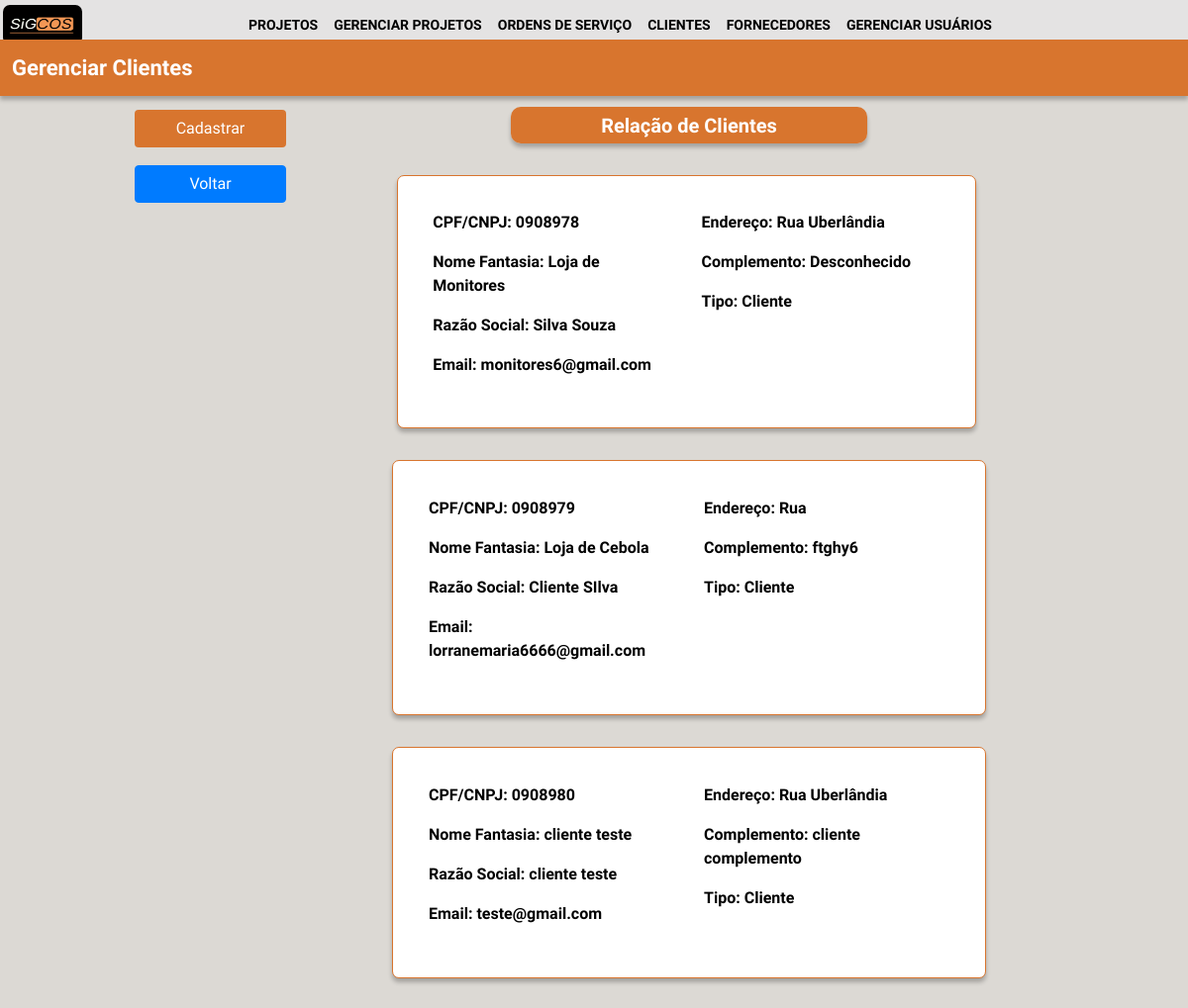
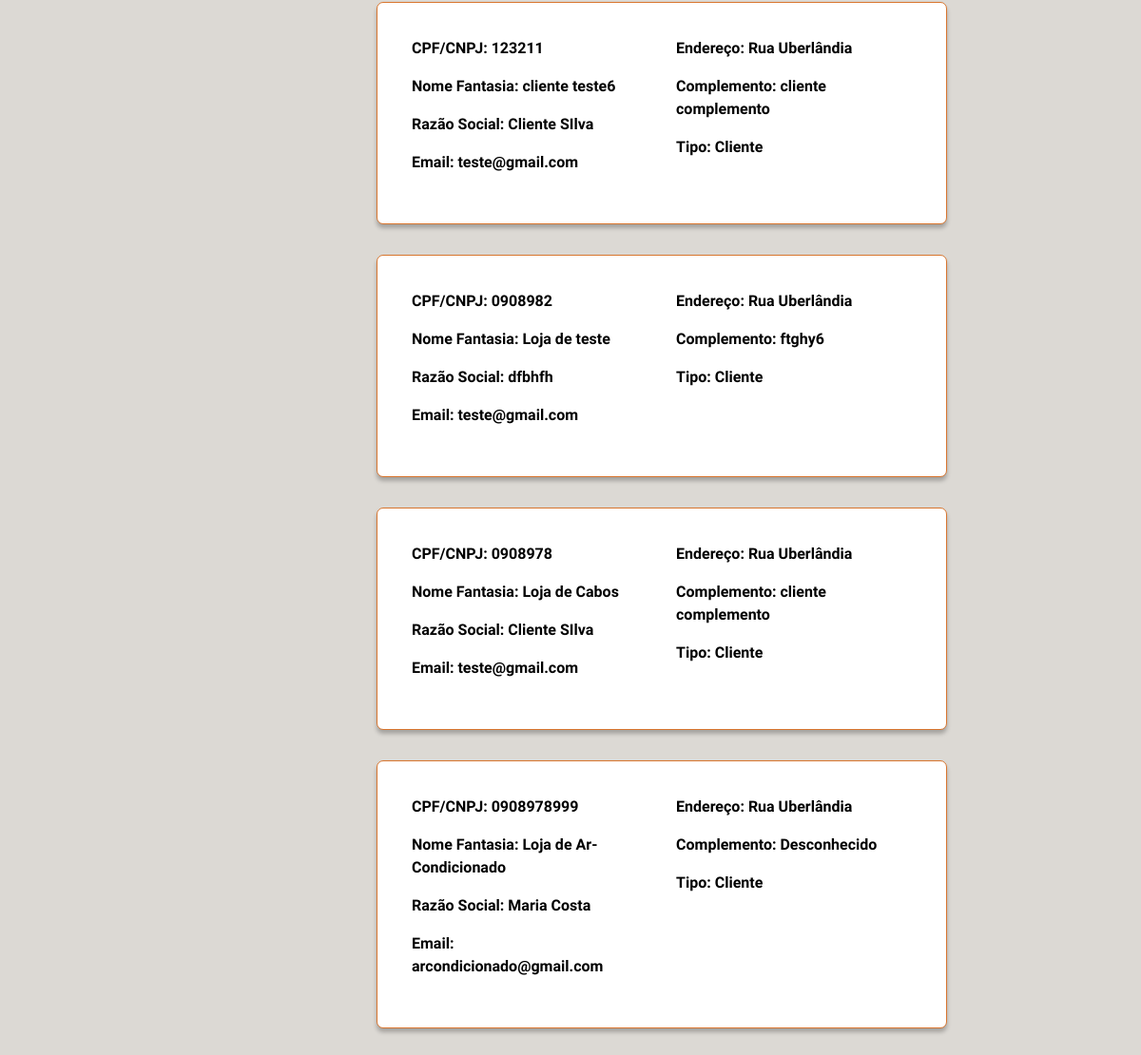
Page /lista_clientes/ (signed in) on the earlier database version (2 pictures, top to bottom).
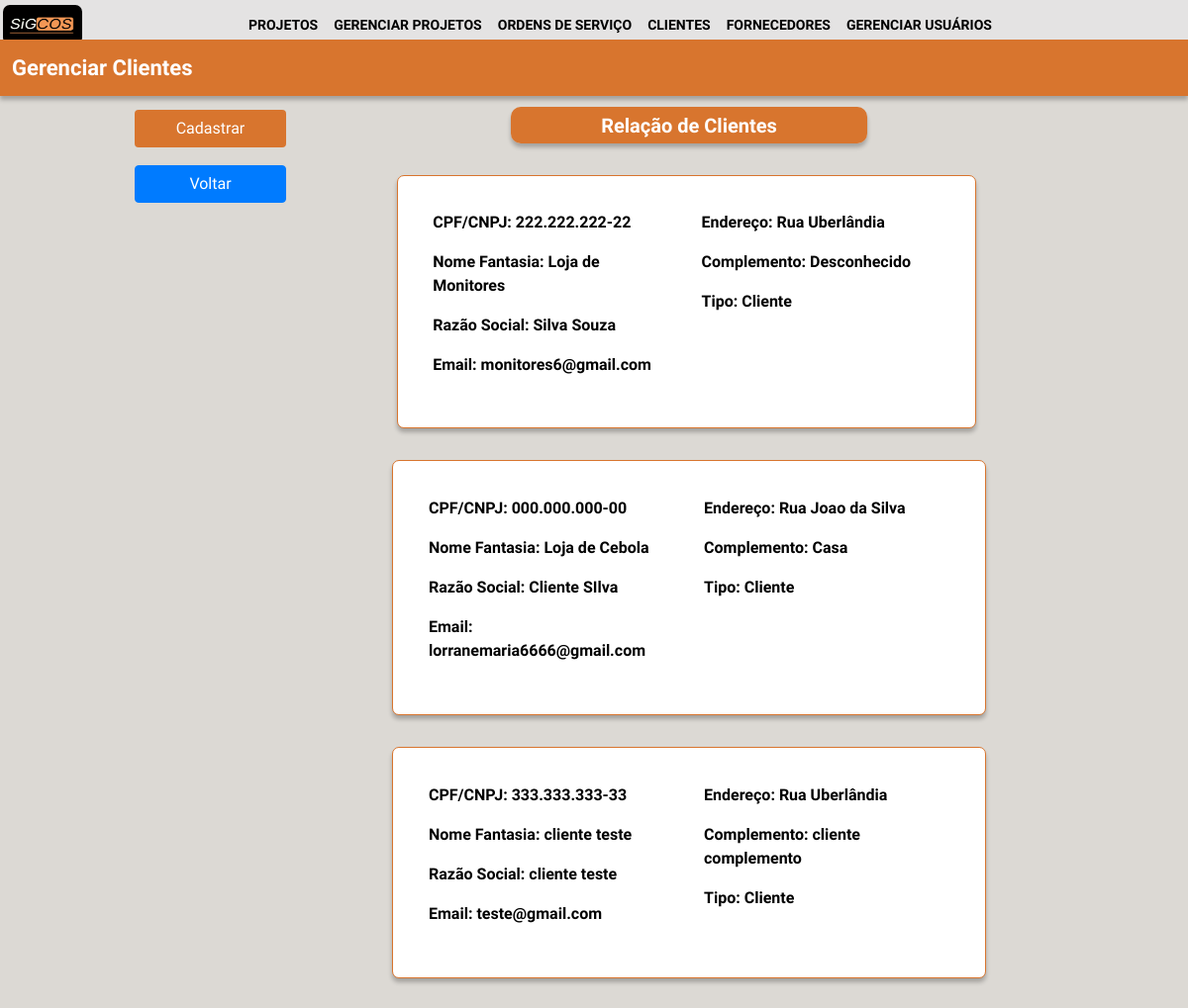
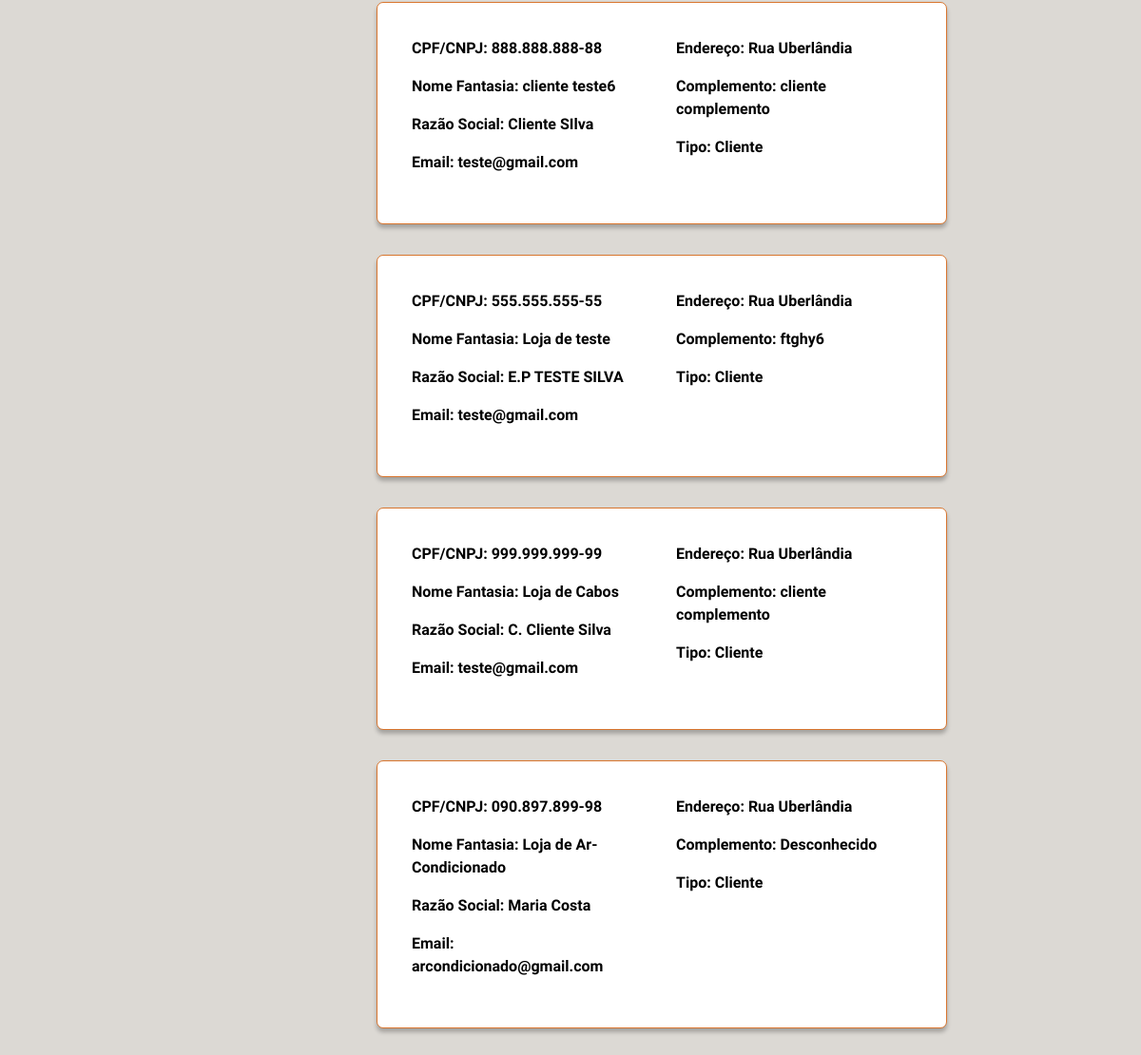
Same page on the later database version (2 pictures, top to bottom).
### login/models.py (models this page shows, shortened)
class fornecedores_clientes (models.Model):
    cpf_cnpj=models.CharField(max_length=255)
    razão_social=models.CharField(max_length=255)
    nome_fantasia=models.CharField(max_length=255)
    rg=models.CharField(max_length=255)
    endereço=models.CharField(max_length=255)
    email=models.CharField(max_length=255)
    complemento=models.CharField(max_length=255)
    tipo=models.CharField(max_length=255)
    pais=models.CharField(max_length=255)
    criado_em = models.DateTimeField(auto_now_add=True)
    atualizado_em = models.DateTimeField(auto_now=True)

### login/views.py (the view)
# urls.py: path('lista_clientes/', lista_clientes, name = "lista_clientes"),
@group_required("setor_financeiro","diretor")
def lista_clientes(request):
    lista_fornecedores_clientes = fornecedores_clientes.objects.filter(tipo = "Cliente")
    return render(request, 'financeiro/lista_clientes.html', {'lista_fornecedores_clientes': lista_fornecedores_clientes})

### login/autentic.py (called while the page is built)
def group_required(*group_names):
    def in_groups(u):
        if u.is_authenticated:
            if bool(u.groups.filter(name__in=group_names)) | u.is_superuser:
                return True
        return False
    return user_passes_test(in_groups, login_url='autentic_necessaria')

### login/templates/financeiro/lista_clientes.html (shortened to what this page needs)
{% extends 'base.html' %}
{%load static%}
{% block content %}
<link rel="stylesheet" href="https://cdn.jsdelivr.net/npm/bootstrap@4.0.0/dist/css/bootstrap.min.css">
<link rel="stylesheet" href="{% static 'css/lista_cf.css' %}">
<body style="background-color:  #dcd9d4;">
    <div class="retangulo fixed-top" style="margin-top: 3.3%;">
        <div id="ret1">Gerenciar Clientes</div>
    </div>
    <div class="relacao" style="margin-top: 9%;">
        <div id="ret2">Relação de Clientes</div>
    </div>
    <div class="buttonfixed">
        <nav class="navbar fixed-top" style="margin-top: 10%;">
            <div class="buttons">
                <a href="/financeiro/"> <button id="btnAdd" class="btn btn-laranja fixed-left">Cadastrar</button> </a>
                <a href="/inicio/"> <button id="btnEdit" class="btn btn-primary">Voltar</button> </a>
            </div>
        </nav>
    </div>
    <div class="container-fluid">
        {% for cliente in lista_fornecedores_clientes %}
        <div class="MarginButton" style="margin-top: 2%;">
            <a href="/cliente/{{cliente.id}}">
                <button class="button_acess" type="submit">
                    <div class="row">
                        <div class="col">
                            <p>CPF/CNPJ: {{cliente.cpf_cnpj}}</p>
                            <p>Nome Fantasia: {{cliente.nome_fantasia}}</p>
                            <p>Razão Social: {{cliente.razão_social}}</p>
                            <p">Email: {{cliente.email}}</p>
                        </div>
                        <div class="col">
                            <p>Endereço: {{cliente.endereço}}</p>
                            <p>Complemento: {{cliente.complemento}}</p>
                            <p>Tipo: {{cliente.tipo}}</p>
                        </div>
                    </div>
                </button>
            </a>
        </div>
    </div>
{% endfor %}
</body>
{% endblock%}

### login/templates/base.html (shortened to what this page needs)
{% load static %}
<!DOCTYPE html>
<html lang="pt-BR">
<head>
    <link
    href="https://cdn.jsdelivr.net/npm/bootstrap@5.0.2/dist/css/bootstrap.min.css"
    rel="stylesheet"
    />
    <link
    rel="stylesheet" href="https://cdn.jsdelivr.net/npm/bootstrap-icons@1.5.0/font/bootstrap-icons.css"
    />
    <link rel="stylesheet" href="{% static 'css/navbar.css' %}">
</head>
<body>
    <div class = "container-fluid-md">
        <nav class="navbar-expand-lg fixed-top navbar" id="navbar_menu" style="color: white; font-family: 'Inder', sans-serif; padding: 0px;">
            <a class="navbar-brand" href="{% url 'tela_inicial' %}" style="color: rgb(0, 0, 0); font-weight: bold; font-size: 20px;">
                <img src="/static/png/Logo_SiGCOS_FP.png"
                style="
                    position:static;
                    height: 40px;
                    width: 80px;
                    margin-left: 3px;
                    border-radius: 7px;
                ">
            </a>
            <div class="collapse navbar-collapse" id="navbarSupportedContent">
              <ul class="navbar-nav mr-auto" id="navbar-items">
                <li class="nav-item">
                    <a class="nav-link" href="{% url 'tela_projetos' %}">PROJETOS </a>
                </li>
                <li class="nav-item">
                    <a class="nav-link" href="{% url 'tela_projetos_GP' %}">GERENCIAR PROJETOS </a>
                </li>
                <li class="nav-item">
                    <a class="nav-link" href="{% url 'lista_os' %}">ORDENS DE SERVIÇO </a>
                </li>
                <li class="nav-item">
                    <a class="nav-link" href="{% url 'lista_clientes' %}">CLIENTES</a>
                </li>
                <li class="nav-item">
                    <a class="nav-link" href="{% url 'lista_fornecedores' %}">FORNECEDORES </a>
                </li>
                <li class="nav-item">
                    <a class="nav-link" href="{% url 'lista_usuarios' %}">GERENCIAR USUÁRIOS</a>
                </li>
                <li class="nav-item">
                </li>
              </ul>
            </div>
        </nav>
        {% block content %}
        {% endblock %}
</body>
</html>

### login/static/css/navbar.css (style rules this page uses)
body { background-color: #aaa9a9; font-family: 'Inder', sans-serif; }
img { width: 100px; height: 50px; margin-left: 5px; }
#navbar_menu { background-color: #e4e3e3; }
.nav-link { color: rgb(0, 0, 0); font-weight: bold; font-size: 14px; }
#navbar-items { display: flex; justify-content: center; width: 100%; }

### login/static/css/lista_cf.css (style rules this page uses)
* { margin: 0; box-sizing: border-box; font-family: 'Inder', sans-serif; }
body { background-color: #dcd9d4; }
a { text-decoration: none; }
.retangulo { display: grid; grid-template-columns: 1fr 1fr 1fr 1fr; grid-template-areas: "ret1 ret1 ret1 ret1"; width: 100vw; color: white; box-shadow: 0px 4px 4px rgba(0, 0, 0, 0.25); }
.relacao { display: grid; margin-top: 10rem; margin-bottom: 2rem; margin-left: 43%; border-radius: 10px; grid-template-columns: 1fr 1fr 1fr 1fr; grid-template-areas: "ret1 ret1 ret1 ret1"; width: 30vw; box-shadow: 0px 4px 4px rgba(0, 0, 0, 0.25); }
#ret2 { font-size: 20px; position: relative; border-radius: 10px; font-weight: bold; text-align: center; background-color: #D8752E; color: #ffffff; grid-area: ret1; padding: 1%; }
#ret1 { font-size: 22px; font-weight: bold; text-align: left; background-color: #D8752E; grid-area: ret1; padding: 1%; }
.button_acess { position: relative; display: grid; border-radius: 7px; margin-left: 33%; margin-bottom: 2rem; width: 50%; text-align: left; font-weight: bold; font-size: 16px; padding: 3%; background-color: #ffffff ; border: 1px solid #D8752E; color: #000000; box-shadow: 0px 4px 4px rgba(0, 0, 0, 0.25); }
.buttons { position: absolute; margin-left: 10%; margin-top: 5%; text-align: left; width: 15%; }
.btn-laranja { color: white; background-color: #D8752E; width: 85%; }
.btn-primary { margin-top: 10%; width: 85%; }

Differences in the rows shown:
changed fornecedores_clientes "Loja de Monitores": cpf_cnpj "0908978" → "222.222.222-22"
changed fornecedores_clientes "Loja de Cebola": cpf_cnpj "0908979" → "000.000.000-00"; endereço "Rua" → "Rua Joao da Silva"; complemento "ftghy6" → "Casa"
changed fornecedores_clientes "cliente teste": cpf_cnpj "0908980" → "333.333.333-33"
changed fornecedores_clientes "cliente teste6": cpf_cnpj "123211" → "888.888.888-88"
changed fornecedores_clientes "Loja de teste": cpf_cnpj "0908982" → "555.555.555-55"; razão_social "dfbhfh" → "E.P TESTE SILVA"
changed fornecedores_clientes "Loja de Cabos": cpf_cnpj "0908978" → "999.999.999-99"; razão_social "Cliente SIlva" → "C. Cliente Silva"
changed fornecedores_clientes "Loja de Ar-Condicionado": cpf_cnpj "0908978999" → "090.897.899-98"
